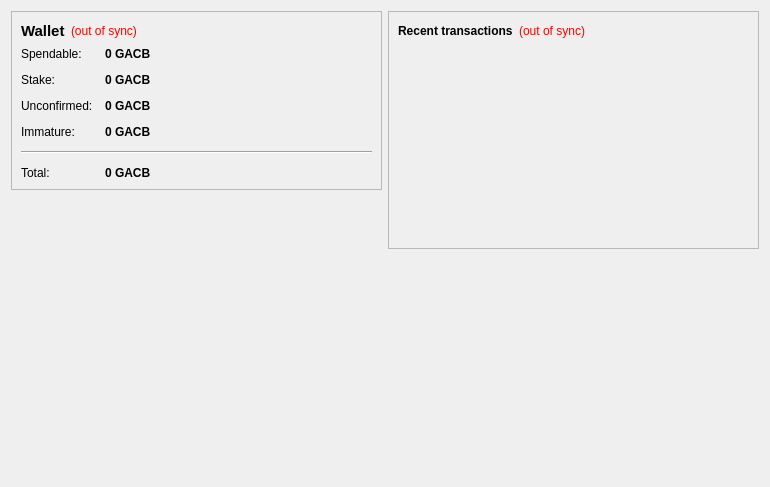
<?xml version="1.0" encoding="UTF-8"?>
<ui version="4.0">
 <class>OverviewPage</class>
 <widget class="QWidget" name="OverviewPage">
  <property name="geometry">
   <rect>
    <x>0</x>
    <y>0</y>
    <width>770</width>
    <height>487</height>
   </rect>
  </property>
  <property name="windowTitle">
   <string>Form</string>
  </property>
  <layout class="QHBoxLayout" name="horizontalLayout" stretch="1,1">
   <item>
    <layout class="QVBoxLayout" name="verticalLayout_2">
     <item>
      <widget class="QFrame" name="frame">
       <property name="frameShape">
        <enum>QFrame::StyledPanel</enum>
       </property>
       <property name="frameShadow">
        <enum>QFrame::Raised</enum>
       </property>
       <layout class="QVBoxLayout" name="verticalLayout_4">
        <item>
         <layout class="QHBoxLayout" name="horizontalLayout_4">
          <item>
           <widget class="QLabel" name="label_5">
            <property name="font">
             <font>
              <pointsize>11</pointsize>
              <weight>75</weight>
              <bold>true</bold>
             </font>
            </property>
            <property name="text">
             <string>Wallet</string>
            </property>
           </widget>
          </item>
          <item>
           <widget class="QLabel" name="labelWalletStatus">
            <property name="toolTip">
             <string>The displayed information may be out of date. Your wallet automatically synchronizes with the GACBcoin network after a connection is established, but this process has not completed yet.</string>
            </property>
            <property name="styleSheet">
             <string notr="true">QLabel { color: red; }</string>
            </property>
            <property name="text">
             <string notr="true">(out of sync)</string>
            </property>
            <property name="alignment">
             <set>Qt::AlignLeading|Qt::AlignLeft|Qt::AlignVCenter</set>
            </property>
           </widget>
          </item>
          <item>
           <spacer name="horizontalSpacer_2">
            <property name="orientation">
             <enum>Qt::Horizontal</enum>
            </property>
            <property name="sizeHint" stdset="0">
             <size>
              <width>40</width>
              <height>20</height>
             </size>
            </property>
           </spacer>
          </item>
         </layout>
        </item>
        <item>
         <layout class="QFormLayout" name="formLayout_2">
          <property name="fieldGrowthPolicy">
           <enum>QFormLayout::AllNonFixedFieldsGrow</enum>
          </property>
          <property name="horizontalSpacing">
           <number>12</number>
          </property>
          <property name="verticalSpacing">
           <number>12</number>
          </property>
          <item row="0" column="0">
           <widget class="QLabel" name="label">
            <property name="text">
             <string>Spendable:</string>
            </property>
           </widget>
          </item>
          <item row="0" column="1">
           <widget class="QLabel" name="labelBalance">
            <property name="font">
             <font>
              <weight>75</weight>
              <bold>true</bold>
             </font>
            </property>
            <property name="cursor">
             <cursorShape>IBeamCursor</cursorShape>
            </property>
            <property name="toolTip">
             <string>Your current spendable balance</string>
            </property>
            <property name="text">
             <string notr="true">0 GACB</string>
            </property>
            <property name="textInteractionFlags">
             <set>Qt::LinksAccessibleByMouse|Qt::TextSelectableByKeyboard|Qt::TextSelectableByMouse</set>
            </property>
           </widget>
          </item>
          <item row="1" column="0">
           <widget class="QLabel" name="label_6">
            <property name="text">
             <string>Stake:</string>
            </property>
           </widget>
          </item>
          <item row="1" column="1">
           <widget class="QLabel" name="labelStake">
            <property name="font">
             <font>
              <weight>75</weight>
              <bold>true</bold>
             </font>
            </property>
            <property name="cursor">
             <cursorShape>IBeamCursor</cursorShape>
            </property>
            <property name="toolTip">
             <string>Total of coins that was staked, and do not yet count toward the current balance</string>
            </property>
            <property name="text">
             <string notr="true">0 GACB</string>
            </property>
            <property name="textInteractionFlags">
             <set>Qt::LinksAccessibleByMouse|Qt::TextSelectableByKeyboard|Qt::TextSelectableByMouse</set>
            </property>
           </widget>
          </item>
          <item row="2" column="0">
           <widget class="QLabel" name="label_3">
            <property name="text">
             <string>Unconfirmed:</string>
            </property>
           </widget>
          </item>
          <item row="2" column="1">
           <widget class="QLabel" name="labelUnconfirmed">
            <property name="font">
             <font>
              <weight>75</weight>
              <bold>true</bold>
             </font>
            </property>
            <property name="cursor">
             <cursorShape>IBeamCursor</cursorShape>
            </property>
            <property name="toolTip">
             <string>Total of transactions that have yet to be confirmed, and do not yet count toward the current balance</string>
            </property>
            <property name="text">
             <string notr="true">0 GACB</string>
            </property>
            <property name="textInteractionFlags">
             <set>Qt::LinksAccessibleByMouse|Qt::TextSelectableByKeyboard|Qt::TextSelectableByMouse</set>
            </property>
           </widget>
          </item>
          <item row="3" column="0">
           <widget class="QLabel" name="labelImmatureText">
            <property name="text">
             <string>Immature:</string>
            </property>
           </widget>
          </item>
          <item row="3" column="1">
           <widget class="QLabel" name="labelImmature">
            <property name="font">
             <font>
              <weight>75</weight>
              <bold>true</bold>
             </font>
            </property>
            <property name="toolTip">
             <string>Mined balance that has not yet matured</string>
            </property>
            <property name="text">
             <string notr="true">0 GACB</string>
            </property>
            <property name="textInteractionFlags">
             <set>Qt::LinksAccessibleByMouse|Qt::TextSelectableByKeyboard|Qt::TextSelectableByMouse</set>
            </property>
           </widget>
          </item>
          <item row="4" column="0" colspan="2">
           <widget class="Line" name="line">
            <property name="orientation">
             <enum>Qt::Horizontal</enum>
            </property>
           </widget>
          </item>
          <item row="5" column="0">
           <widget class="QLabel" name="labelTotalText">
            <property name="text">
             <string>Total:</string>
            </property>
           </widget>
          </item>
          <item row="5" column="1">
           <widget class="QLabel" name="labelTotal">
            <property name="font">
             <font>
              <weight>75</weight>
              <bold>true</bold>
             </font>
            </property>
            <property name="cursor">
             <cursorShape>IBeamCursor</cursorShape>
            </property>
            <property name="toolTip">
             <string>Your current total balance</string>
            </property>
            <property name="text">
             <string notr="true">0 GACB</string>
            </property>
            <property name="textInteractionFlags">
             <set>Qt::LinksAccessibleByMouse|Qt::TextSelectableByKeyboard|Qt::TextSelectableByMouse</set>
            </property>
           </widget>
          </item>
         </layout>
        </item>
       </layout>
      </widget>
     </item>
     <item>
      <spacer name="verticalSpacer">
       <property name="orientation">
        <enum>Qt::Vertical</enum>
       </property>
       <property name="sizeHint" stdset="0">
        <size>
         <width>20</width>
         <height>40</height>
        </size>
       </property>
      </spacer>
     </item>
     <item>
      <widget class="QLabel" name="label_2">
       <property name="autoFillBackground">
        <bool>true</bool>
       </property>
       <property name="text">
        <string/>
       </property>
       <property name="pixmap">
        <pixmap resource="../bitcoin.qrc">:/icons/drmbg</pixmap>
       </property>
       <property name="scaledContents">
        <bool>false</bool>
       </property>
       <property name="margin">
        <number>0</number>
       </property>
      </widget>
     </item>
    </layout>
   </item>
   <item>
    <layout class="QVBoxLayout" name="verticalLayout_3">
     <item>
      <widget class="QFrame" name="frame_2">
       <property name="frameShape">
        <enum>QFrame::StyledPanel</enum>
       </property>
       <property name="frameShadow">
        <enum>QFrame::Raised</enum>
       </property>
       <layout class="QVBoxLayout" name="verticalLayout">
        <item>
         <layout class="QHBoxLayout" name="horizontalLayout_2">
          <item>
           <widget class="QLabel" name="label_4">
            <property name="text">
             <string>&lt;b&gt;Recent transactions&lt;/b&gt;</string>
            </property>
           </widget>
          </item>
          <item>
           <widget class="QLabel" name="labelTransactionsStatus">
            <property name="toolTip">
             <string>The displayed information may be out of date. Your wallet automatically synchronizes with the GACBcoin network after a connection is established, but this process has not completed yet.</string>
            </property>
            <property name="styleSheet">
             <string notr="true">QLabel { color: red; }</string>
            </property>
            <property name="text">
             <string notr="true">(out of sync)</string>
            </property>
            <property name="alignment">
             <set>Qt::AlignRight|Qt::AlignTrailing|Qt::AlignVCenter</set>
            </property>
           </widget>
          </item>
          <item>
           <spacer name="horizontalSpacer">
            <property name="orientation">
             <enum>Qt::Horizontal</enum>
            </property>
            <property name="sizeHint" stdset="0">
             <size>
              <width>40</width>
              <height>20</height>
             </size>
            </property>
           </spacer>
          </item>
         </layout>
        </item>
        <item>
         <widget class="QListView" name="listTransactions">
          <property name="styleSheet">
           <string notr="true">QListView { background: transparent; }</string>
          </property>
          <property name="frameShape">
           <enum>QFrame::NoFrame</enum>
          </property>
          <property name="verticalScrollBarPolicy">
           <enum>Qt::ScrollBarAlwaysOff</enum>
          </property>
          <property name="horizontalScrollBarPolicy">
           <enum>Qt::ScrollBarAlwaysOff</enum>
          </property>
          <property name="selectionMode">
           <enum>QAbstractItemView::NoSelection</enum>
          </property>
         </widget>
        </item>
       </layout>
      </widget>
     </item>
     <item>
      <spacer name="verticalSpacer_2">
       <property name="orientation">
        <enum>Qt::Vertical</enum>
       </property>
       <property name="sizeHint" stdset="0">
        <size>
         <width>20</width>
         <height>40</height>
        </size>
       </property>
      </spacer>
     </item>
    </layout>
   </item>
  </layout>
 </widget>
 <resources>
  <include location="../bitcoin.qrc"/>
 </resources>
 <connections/>
</ui>
